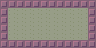

This game map was drawn from its Tiled (.tmx) file and the tilesets committed beside it. A one-line description and the full map source follow:
An orthogonal 12x6 tile map with 8x8 px tiles, 1 tile layer (Tile Layer 1).

<map version="1.0" orientation="orthogonal" renderorder="right-down" width="12" height="6" tilewidth="8" tileheight="8">
 <tileset firstgid="1" name="tiles" tilewidth="8" tileheight="8">
  <image source="Tileset.png" width="64" height="64" />
 </tileset>
 <layer name="Tile Layer 1" width="12" height="6">
  <data>
   <tile gid="1" />
   <tile gid="1" />
   <tile gid="1" />
   <tile gid="1" />
   <tile gid="1" />
   <tile gid="1" />
   <tile gid="1" />
   <tile gid="1" />
   <tile gid="1" />
   <tile gid="1" />
   <tile gid="1" />
   <tile gid="1" />
   <tile gid="1" />
   <tile gid="2" />
   <tile gid="2" />
   <tile gid="2" />
   <tile gid="2" />
   <tile gid="2" />
   <tile gid="2" />
   <tile gid="2" />
   <tile gid="2" />
   <tile gid="2" />
   <tile gid="2" />
   <tile gid="1" />
   <tile gid="1" />
   <tile gid="2" />
   <tile gid="2" />
   <tile gid="2" />
   <tile gid="2" />
   <tile gid="2" />
   <tile gid="2" />
   <tile gid="2" />
   <tile gid="2" />
   <tile gid="2" />
   <tile gid="2" />
   <tile gid="1" />
   <tile gid="1" />
   <tile gid="2" />
   <tile gid="2" />
   <tile gid="2" />
   <tile gid="2" />
   <tile gid="2" />
   <tile gid="2" />
   <tile gid="2" />
   <tile gid="2" />
   <tile gid="2" />
   <tile gid="2" />
   <tile gid="1" />
   <tile gid="1" />
   <tile gid="2" />
   <tile gid="2" />
   <tile gid="2" />
   <tile gid="2" />
   <tile gid="2" />
   <tile gid="2" />
   <tile gid="2" />
   <tile gid="2" />
   <tile gid="2" />
   <tile gid="2" />
   <tile gid="1" />
   <tile gid="1" />
   <tile gid="1" />
   <tile gid="1" />
   <tile gid="1" />
   <tile gid="1" />
   <tile gid="1" />
   <tile gid="1" />
   <tile gid="1" />
   <tile gid="1" />
   <tile gid="1" />
   <tile gid="1" />
   <tile gid="1" />
  </data>
 </layer>
</map>
